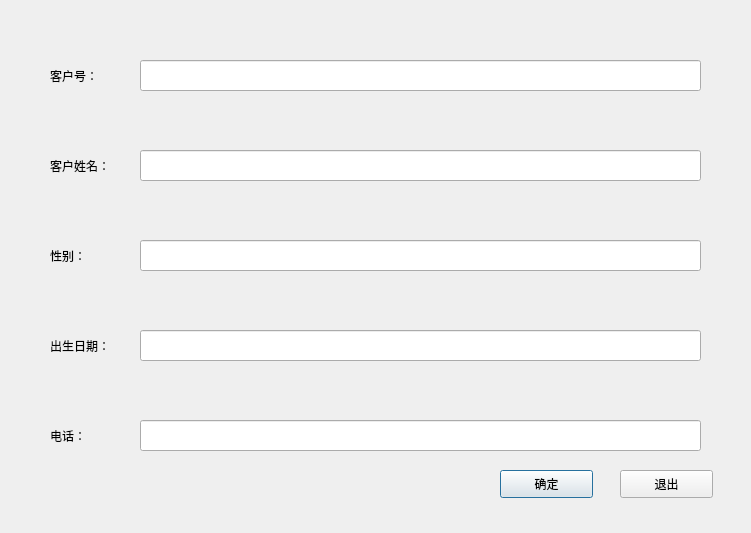
<?xml version="1.0" encoding="UTF-8"?>
<ui version="4.0">
 <class>Dialog</class>
 <widget class="QDialog" name="Dialog">
  <property name="geometry">
   <rect>
    <x>0</x>
    <y>0</y>
    <width>751</width>
    <height>533</height>
   </rect>
  </property>
  <property name="windowTitle">
   <string>根据客户号修改对应客户信息</string>
  </property>
  <widget class="QLabel" name="label">
   <property name="geometry">
    <rect>
     <x>50</x>
     <y>60</y>
     <width>101</width>
     <height>31</height>
    </rect>
   </property>
   <property name="text">
    <string>客户号：</string>
   </property>
  </widget>
  <widget class="QLineEdit" name="lineEdit">
   <property name="geometry">
    <rect>
     <x>140</x>
     <y>60</y>
     <width>561</width>
     <height>31</height>
    </rect>
   </property>
  </widget>
  <widget class="QPushButton" name="pushButton">
   <property name="geometry">
    <rect>
     <x>500</x>
     <y>470</y>
     <width>93</width>
     <height>28</height>
    </rect>
   </property>
   <property name="text">
    <string>确定</string>
   </property>
  </widget>
  <widget class="QPushButton" name="pushButton_2">
   <property name="geometry">
    <rect>
     <x>620</x>
     <y>470</y>
     <width>93</width>
     <height>28</height>
    </rect>
   </property>
   <property name="text">
    <string>退出</string>
   </property>
  </widget>
  <widget class="QLineEdit" name="lineEdit_2">
   <property name="geometry">
    <rect>
     <x>140</x>
     <y>150</y>
     <width>561</width>
     <height>31</height>
    </rect>
   </property>
  </widget>
  <widget class="QLabel" name="label_2">
   <property name="geometry">
    <rect>
     <x>50</x>
     <y>150</y>
     <width>101</width>
     <height>31</height>
    </rect>
   </property>
   <property name="text">
    <string>客户姓名：</string>
   </property>
  </widget>
  <widget class="QLabel" name="label_3">
   <property name="geometry">
    <rect>
     <x>50</x>
     <y>240</y>
     <width>101</width>
     <height>31</height>
    </rect>
   </property>
   <property name="text">
    <string>性别：</string>
   </property>
  </widget>
  <widget class="QLineEdit" name="lineEdit_3">
   <property name="geometry">
    <rect>
     <x>140</x>
     <y>240</y>
     <width>561</width>
     <height>31</height>
    </rect>
   </property>
  </widget>
  <widget class="QLabel" name="label_4">
   <property name="geometry">
    <rect>
     <x>50</x>
     <y>330</y>
     <width>101</width>
     <height>31</height>
    </rect>
   </property>
   <property name="text">
    <string>出生日期：</string>
   </property>
  </widget>
  <widget class="QLineEdit" name="lineEdit_4">
   <property name="geometry">
    <rect>
     <x>140</x>
     <y>330</y>
     <width>561</width>
     <height>31</height>
    </rect>
   </property>
  </widget>
  <widget class="QLabel" name="label_5">
   <property name="geometry">
    <rect>
     <x>50</x>
     <y>420</y>
     <width>101</width>
     <height>31</height>
    </rect>
   </property>
   <property name="text">
    <string>电话：</string>
   </property>
  </widget>
  <widget class="QLineEdit" name="lineEdit_5">
   <property name="geometry">
    <rect>
     <x>140</x>
     <y>420</y>
     <width>561</width>
     <height>31</height>
    </rect>
   </property>
  </widget>
  <widget class="QLabel" name="label_6">
   <property name="geometry">
    <rect>
     <x>280</x>
     <y>460</y>
     <width>161</width>
     <height>31</height>
    </rect>
   </property>
   <property name="text">
    <string>&lt;html&gt;&lt;head/&gt;&lt;body&gt;&lt;p align=&quot;center&quot;&gt;&lt;br/&gt;&lt;/p&gt;&lt;/body&gt;&lt;/html&gt;</string>
   </property>
  </widget>
 </widget>
 <resources/>
 <connections/>
</ui>
